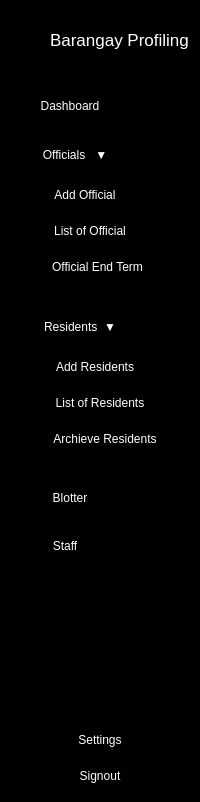
      <widget class="QWidget" name="icon_text_widget" native="true">
       <property name="styleSheet">
        <string notr="true">QWidget{
background-color: rgb(0, 0, 0);
color:white;
}

QPushButton{
   height:30px;
   border:none;
}

</string>
       </property>
       <layout class="QVBoxLayout" name="verticalLayout_9">
        <property name="topMargin">
         <number>30</number>
        </property>
        <item>
         <layout class="QHBoxLayout" name="horizontalLayout">
          <item>
           <widget class="QLabel" name="label_2">
            <property name="text">
             <string/>
            </property>
            <property name="pixmap">
             <pixmap resource="resources.qrc">:/images/head1-1.png</pixmap>
            </property>
           </widget>
          </item>
          <item>
           <widget class="QLabel" name="label_3">
            <property name="font">
             <font>
              <pointsize>13</pointsize>
             </font>
            </property>
            <property name="text">
             <string>Barangay Profiling</string>
            </property>
           </widget>
          </item>
         </layout>
        </item>
        <item>
         <layout class="QVBoxLayout" name="verticalLayout_5">
          <property name="spacing">
           <number>18</number>
          </property>
          <property name="topMargin">
           <number>35</number>
          </property>
          <item>
           <widget class="QPushButton" name="dashboard_2">
            <property name="styleSheet">
             <string notr="true">QPushButton{
 padding-left:-60px;
}

QPushButton:Checked{
background-color:white;
border-radius:3px;
}

QPushButton:hover{
  color:#12B298

}</string>
            </property>
            <property name="text">
             <string>Dashboard</string>
            </property>
            <property name="icon">
             <iconset resource="resources.qrc">
              <normaloff>:/images/border-all-solid.png</normaloff>
              <normalon>:/images/border-all-solid.png</normalon>:/images/border-all-solid.png</iconset>
            </property>
            <property name="iconSize">
             <size>
              <width>100</width>
              <height>20</height>
             </size>
            </property>
            <property name="checkable">
             <bool>true</bool>
            </property>
           </widget>
          </item>
          <item>
           <widget class="QFrame" name="officials">
            <property name="frameShape">
             <enum>QFrame::Shape::StyledPanel</enum>
            </property>
            <property name="frameShadow">
             <enum>QFrame::Shadow::Raised</enum>
            </property>
            <layout class="QVBoxLayout" name="verticalLayout_3">
             <property name="spacing">
              <number>0</number>
             </property>
             <property name="leftMargin">
              <number>0</number>
             </property>
             <property name="topMargin">
              <number>0</number>
             </property>
             <property name="rightMargin">
              <number>0</number>
             </property>
             <property name="bottomMargin">
              <number>0</number>
             </property>
             <item>
              <widget class="QPushButton" name="offy_2">
               <property name="styleSheet">
                <string notr="true">QPushButton{
 padding-left:-50px;
}


QPushButton:hover{
  color:#12B298

}</string>
               </property>
               <property name="text">
                <string>Officials   ▼</string>
               </property>
               <property name="icon">
                <iconset resource="resources.qrc">
                 <normaloff>:/images/users-gear-solid.png</normaloff>
                 <normalon>:/images/users-gear-solid.png</normalon>:/images/users-gear-solid.png</iconset>
               </property>
               <property name="iconSize">
                <size>
                 <width>100</width>
                 <height>20</height>
                </size>
               </property>
               <property name="checkable">
                <bool>true</bool>
               </property>
              </widget>
             </item>
             <item>
              <widget class="QFrame" name="officials_dropdown">
               <property name="frameShape">
                <enum>QFrame::Shape::StyledPanel</enum>
               </property>
               <property name="frameShadow">
                <enum>QFrame::Shadow::Raised</enum>
               </property>
               <layout class="QVBoxLayout" name="verticalLayout">
                <item>
                 <widget class="QPushButton" name="add_official">
                  <property name="styleSheet">
                   <string notr="true">QPushButton{
 padding-left:-30px;

}

QPushButton:hover{
  color:#12B298

}</string>
                  </property>
                  <property name="text">
                   <string>Add Official</string>
                  </property>
                  <property name="checkable">
                   <bool>true</bool>
                  </property>
                 </widget>
                </item>
                <item>
                 <widget class="QPushButton" name="list_official">
                  <property name="styleSheet">
                   <string notr="true">QPushButton{
 padding-left:-20px;

}

QPushButton:hover{
  color:#12B298

}</string>
                  </property>
                  <property name="text">
                   <string>List of Official</string>
                  </property>
                  <property name="checkable">
                   <bool>true</bool>
                  </property>
                 </widget>
                </item>
                <item>
                 <widget class="QPushButton" name="official_end">
                  <property name="styleSheet">
                   <string notr="true">QPushButton{
 padding-left:-5px;

}

QPushButton:hover{
  color:#12B298

}</string>
                  </property>
                  <property name="text">
                   <string>Official End Term</string>
                  </property>
                  <property name="checkable">
                   <bool>true</bool>
                  </property>
                 </widget>
                </item>
               </layout>
              </widget>
             </item>
            </layout>
           </widget>
          </item>
          <item>
           <widget class="QFrame" name="residents">
            <property name="frameShape">
             <enum>QFrame::Shape::StyledPanel</enum>
            </property>
            <property name="frameShadow">
             <enum>QFrame::Shadow::Raised</enum>
            </property>
            <layout class="QVBoxLayout" name="verticalLayout_4">
             <property name="spacing">
              <number>0</number>
             </property>
             <property name="leftMargin">
              <number>0</number>
             </property>
             <property name="topMargin">
              <number>0</number>
             </property>
             <property name="rightMargin">
              <number>0</number>
             </property>
             <property name="bottomMargin">
              <number>0</number>
             </property>
             <item>
              <widget class="QPushButton" name="residents_2">
               <property name="styleSheet">
                <string notr="true">QPushButton{
 padding-left:-40px;
}

QPushButton:hover{
  color:#12B298

}</string>
               </property>
               <property name="text">
                <string>Residents  ▼</string>
               </property>
               <property name="icon">
                <iconset resource="resources.qrc">
                 <normaloff>:/images/user-solid.png</normaloff>
                 <normalon>:/images/user-solid.png</normalon>:/images/user-solid.png</iconset>
               </property>
               <property name="iconSize">
                <size>
                 <width>100</width>
                 <height>20</height>
                </size>
               </property>
               <property name="checkable">
                <bool>true</bool>
               </property>
              </widget>
             </item>
             <item>
              <widget class="QFrame" name="residents_dropdown">
               <property name="frameShape">
                <enum>QFrame::Shape::StyledPanel</enum>
               </property>
               <property name="frameShadow">
                <enum>QFrame::Shadow::Raised</enum>
               </property>
               <layout class="QVBoxLayout" name="verticalLayout_2">
                <item>
                 <widget class="QPushButton" name="add_residents">
                  <property name="styleSheet">
                   <string notr="true">QPushButton{
 padding-left:-10px;

}

QPushButton:hover{
  color:#12B298

}</string>
                  </property>
                  <property name="text">
                   <string>Add Residents</string>
                  </property>
                  <property name="checkable">
                   <bool>true</bool>
                  </property>
                 </widget>
                </item>
                <item>
                 <widget class="QPushButton" name="list_residents">
                  <property name="styleSheet">
                   <string notr="true">QPushButton{
 padding-left:0px;

}

QPushButton:hover{
  color:#12B298

}</string>
                  </property>
                  <property name="text">
                   <string>List of Residents</string>
                  </property>
                  <property name="checkable">
                   <bool>true</bool>
                  </property>
                 </widget>
                </item>
                <item>
                 <widget class="QPushButton" name="archieve_residents">
                  <property name="styleSheet">
                   <string notr="true">QPushButton{
 padding-left:10px;

}

QPushButton:hover{
  color:#12B298

}</string>
                  </property>
                  <property name="text">
                   <string>Archieve Residents</string>
                  </property>
                  <property name="checkable">
                   <bool>true</bool>
                  </property>
                 </widget>
                </item>
               </layout>
              </widget>
             </item>
            </layout>
           </widget>
          </item>
          <item>
           <widget class="QPushButton" name="blotter_3">
            <property name="styleSheet">
             <string notr="true">QPushButton{
 padding-left:-60px;
}

QPushButton:Checked{
background-color:white;
border-radius:3px;
}

QPushButton:hover{
  color:#12B298

}</string>
            </property>
            <property name="text">
             <string>Blotter</string>
            </property>
            <property name="icon">
             <iconset resource="resources.qrc">
              <normaloff>:/images/file-solid.png</normaloff>
              <normalon>:/images/file-solid.png</normalon>:/images/file-solid.png</iconset>
            </property>
            <property name="iconSize">
             <size>
              <width>100</width>
              <height>20</height>
             </size>
            </property>
            <property name="checkable">
             <bool>true</bool>
            </property>
           </widget>
          </item>
          <item>
           <widget class="QPushButton" name="staff_2">
            <property name="styleSheet">
             <string notr="true">QPushButton{
 padding-left:-70px;
}

QPushButton:Checked{
background-color:white;
border-radius:3px;
}

QPushButton:hover{
  color:#12B298

}</string>
            </property>
            <property name="text">
             <string>Staff</string>
            </property>
            <property name="icon">
             <iconset resource="resources.qrc">
              <normaloff>:/images/users-solid (1).ico</normaloff>
              <normalon>:/images/users-solid (1).ico</normalon>:/images/users-solid (1).ico</iconset>
            </property>
            <property name="iconSize">
             <size>
              <width>100</width>
              <height>20</height>
             </size>
            </property>
            <property name="checkable">
             <bool>true</bool>
            </property>
           </widget>
          </item>
         </layout>
        </item>
        <item>
         <spacer name="verticalSpacer">
          <property name="orientation">
           <enum>Qt::Orientation::Vertical</enum>
          </property>
          <property name="sizeHint" stdset="0">
           <size>
            <width>20</width>
            <height>158</height>
           </size>
          </property>
         </spacer>
        </item>
        <item>
         <layout class="QVBoxLayout" name="verticalLayout_6">
          <item>
           <widget class="QPushButton" name="settings_2">
            <property name="styleSheet">
             <string notr="true">QPushButton:hover{
  color:#12B298

}</string>
            </property>
            <property name="text">
             <string>Settings</string>
            </property>
            <property name="icon">
             <iconset resource="resources.qrc">
              <normaloff>:/images/gear-solid.ico</normaloff>
              <normalon>:/images/gear-solid.ico</normalon>:/images/gear-solid.ico</iconset>
            </property>
            <property name="iconSize">
             <size>
              <width>100</width>
              <height>20</height>
             </size>
            </property>
            <property name="checkable">
             <bool>true</bool>
            </property>
           </widget>
          </item>
          <item>
           <widget class="QPushButton" name="signout_2">
            <property name="styleSheet">
             <string notr="true">QPushButton:hover{
  color:#12B298

}</string>
            </property>
            <property name="text">
             <string>Signout</string>
            </property>
            <property name="icon">
             <iconset resource="resources.qrc">
              <normaloff>:/images/right-from-bracket-solid.png</normaloff>
              <normalon>:/images/right-from-bracket-solid.png</normalon>:/images/right-from-bracket-solid.png</iconset>
            </property>
            <property name="checkable">
             <bool>true</bool>
            </property>
           </widget>
          </item>
         </layout>
        </item>
       </layout>
      </widget>
